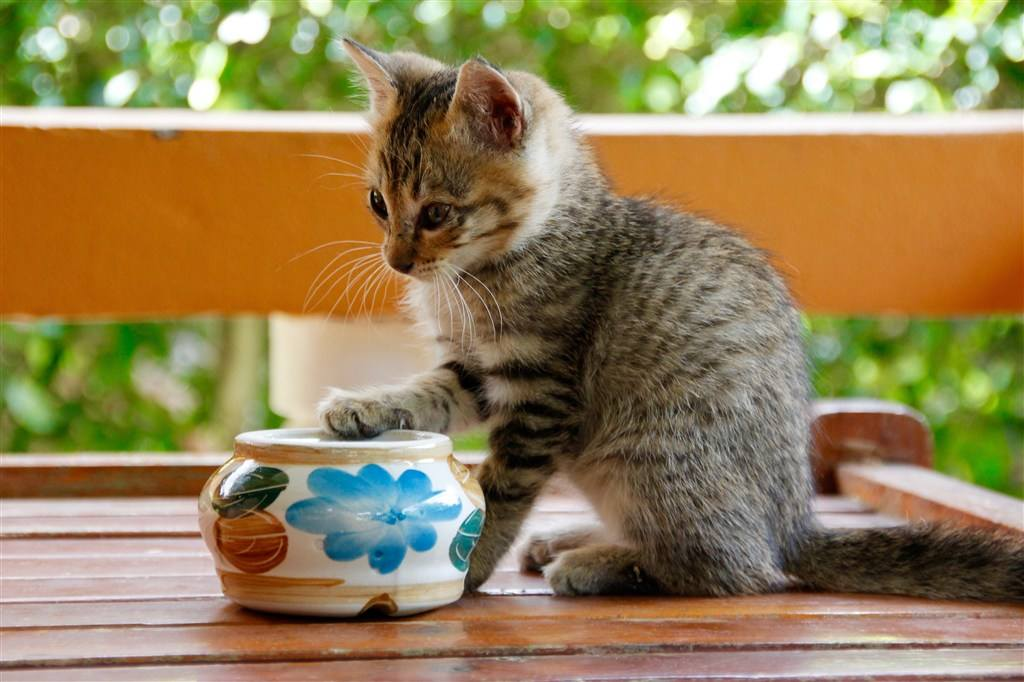
#> input picture img/cat2.jpeg, 1024 x 682 px
$ python 08_imgMask_demo.py
#> lines starting #> are read from the running program, lines starting #| are printed output that depends on the picture
import numpy as np
import cv2 as cv
from matplotlib import pyplot as plt

# 1. img in grayscale
img = cv.imread('img/cat2.jpeg', 0)
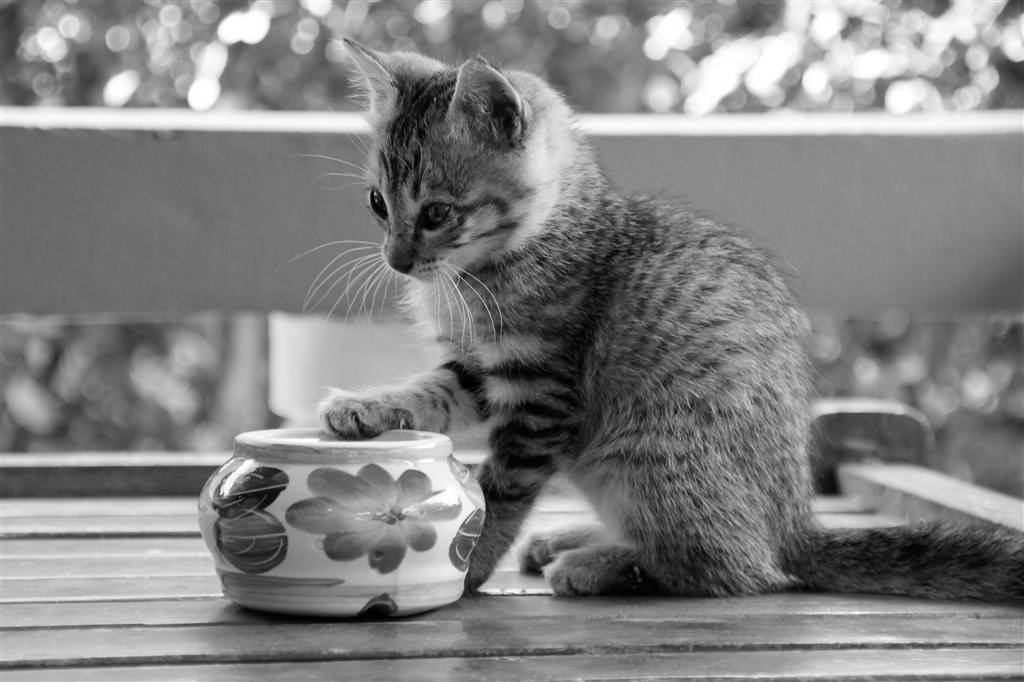
#> img: shape (682, 1024); min 0, max 255, mean 130.2
# 2. mask
mask = np.zeros(img.shape[:2], np.uint8)
mask[400:650, 200:500] = 255
# 3. mask img
masked_img = cv.bitwise_and(img, img, mask=mask)
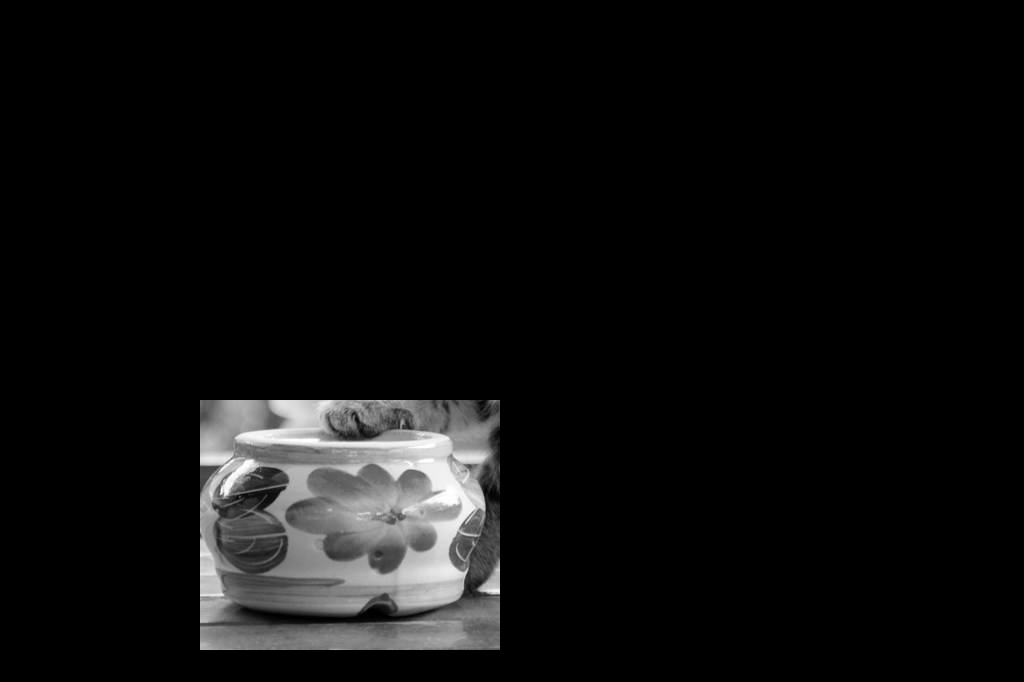
#> masked_img: shape (682, 1024); min 0, max 255, mean 13.9
# 4. calculate
mask_hist = cv.calcHist([img], [0], mask, [256], [1, 256])
#> mask_hist = 256 values, max 622 at index 124, min 0 at index 255, mean 292.4
# 5. show
fig, axes = plt.subplots(nrows=2, ncols=2, figsize=(10, 8))
axes[0, 0].imshow(img, cmap=plt.cm.gray)
axes[0, 0].set_title("origin")
axes[0, 1].imshow(mask, cmap=plt.cm.gray)
axes[0, 1].set_title("Mask")
axes[1, 0].imshow(masked_img, cmap=plt.cm.gray)
axes[1, 0].set_title("Masked")
axes[1, 1].plot(mask_hist)
axes[1, 1].grid()
axes[1, 1].set_title("grayscale")
plt.show()
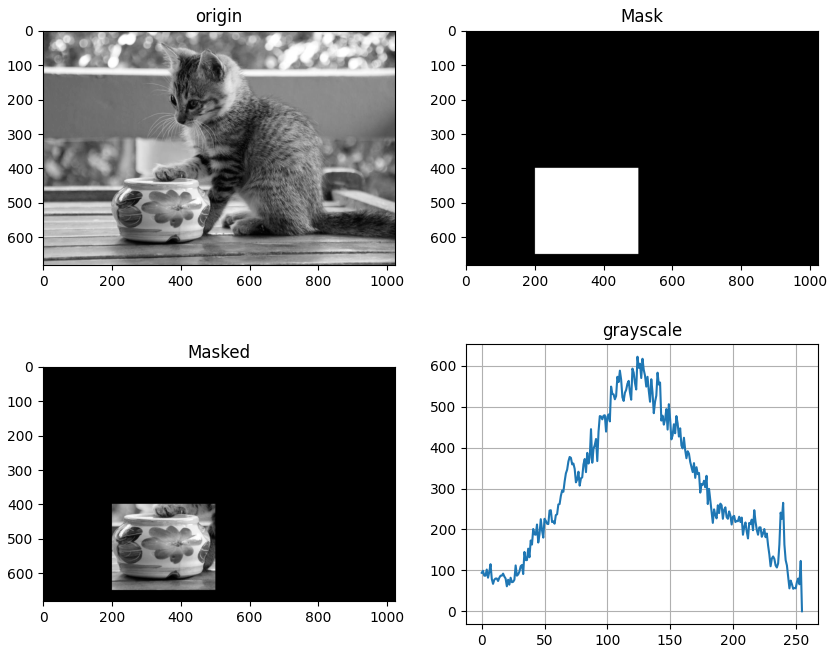
#> figure drawn by matplotlib, 4 panels; panel 4: curve peaks at x = 124, y = 622

$ run again, with img/Hippopx.jpg copied over img/cat2.jpeg
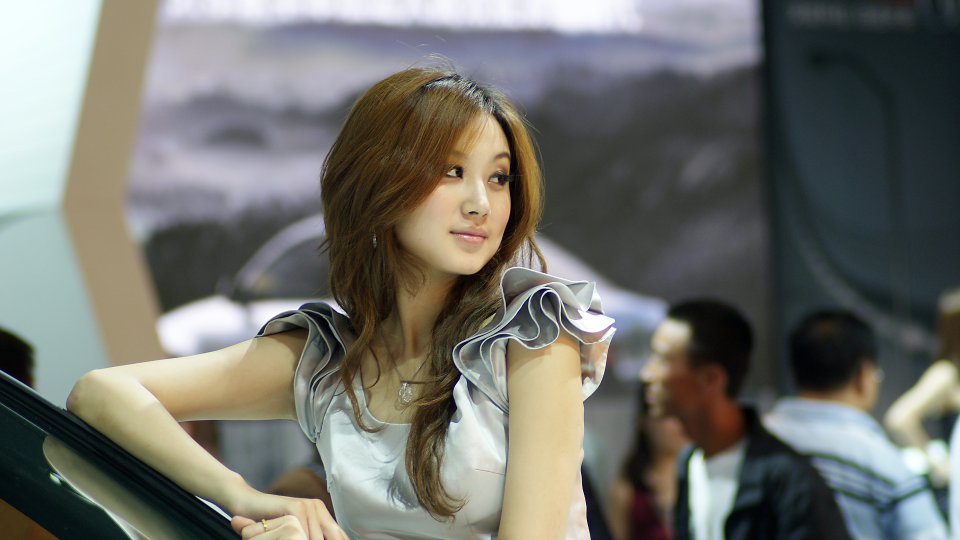
#> input picture img/Hippopx.jpg, 1920 x 1080 px (shown at 1/2 size)
#> `masked_img = cv.bitwise_and(img, img, mask=mask)`:
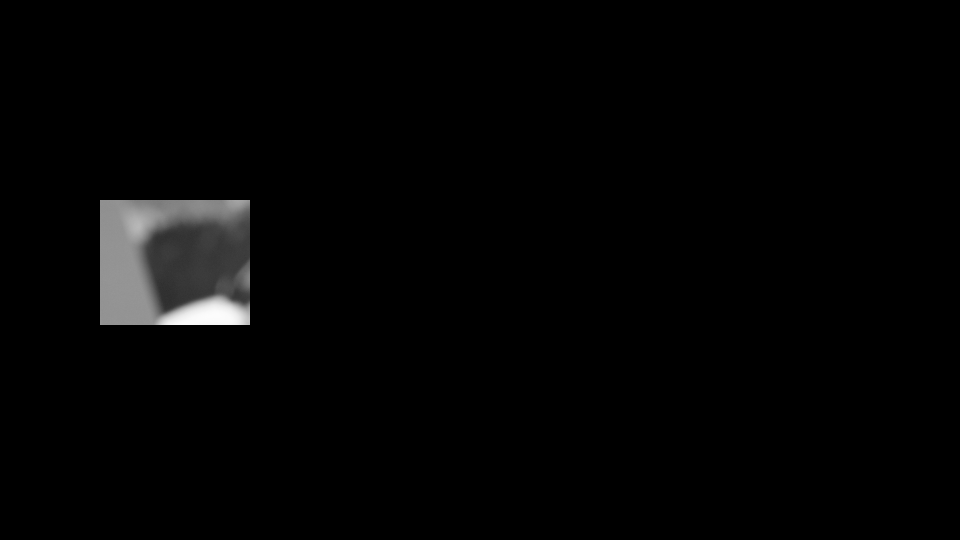
#> masked_img: shape (1080, 1920) (shown at 1/2 size); min 0, max 253, mean 4.2
#> mask_hist = 256 values, max 4792 at index 146, min 0 at index 0, mean 293
#> `plt.show()`:
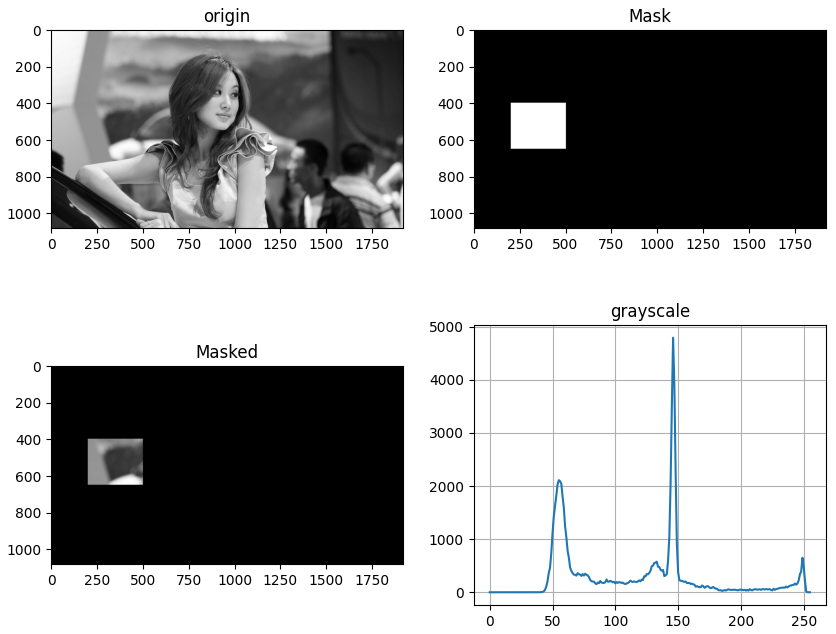
#> figure drawn by matplotlib, 4 panels; panel 4: curve peaks at x = 146, y = 4792

$ run again, with img/cat0.png saved as img/cat2.jpeg
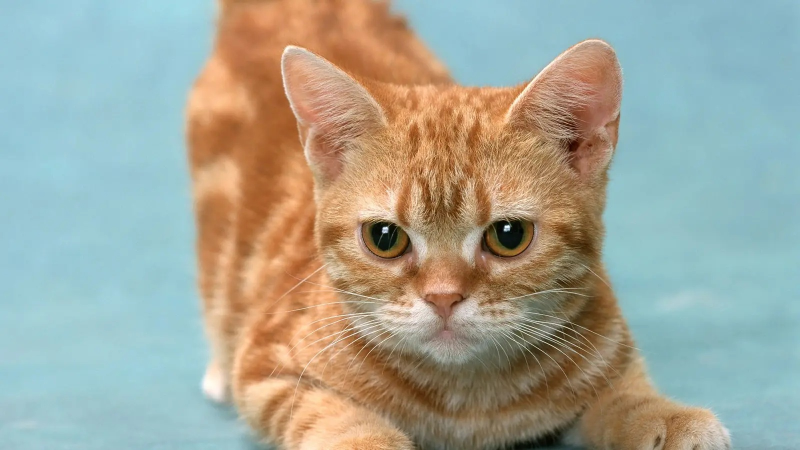
#> input picture img/cat0.png, 1600 x 900 px (shown at 1/2 size)
#> `masked_img = cv.bitwise_and(img, img, mask=mask)`:
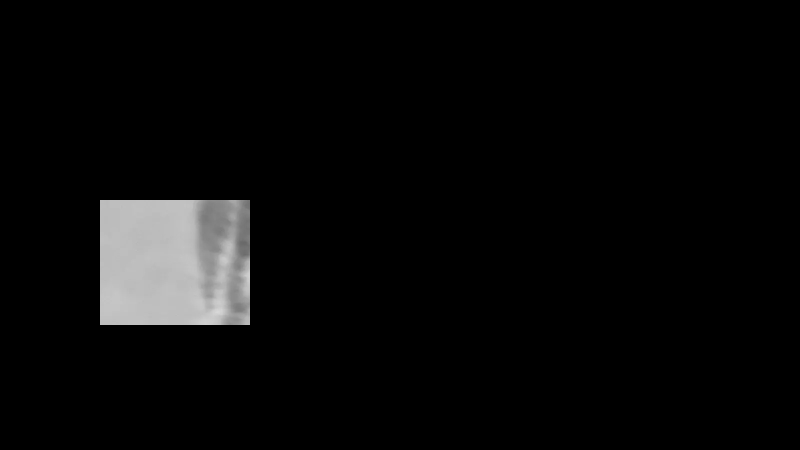
#> masked_img: shape (900, 1600) (shown at 1/2 size); min 0, max 217, mean 9.3
#> mask_hist = 256 values, max 11272 at index 189, min 0 at index 0, mean 293
#> `plt.show()`:
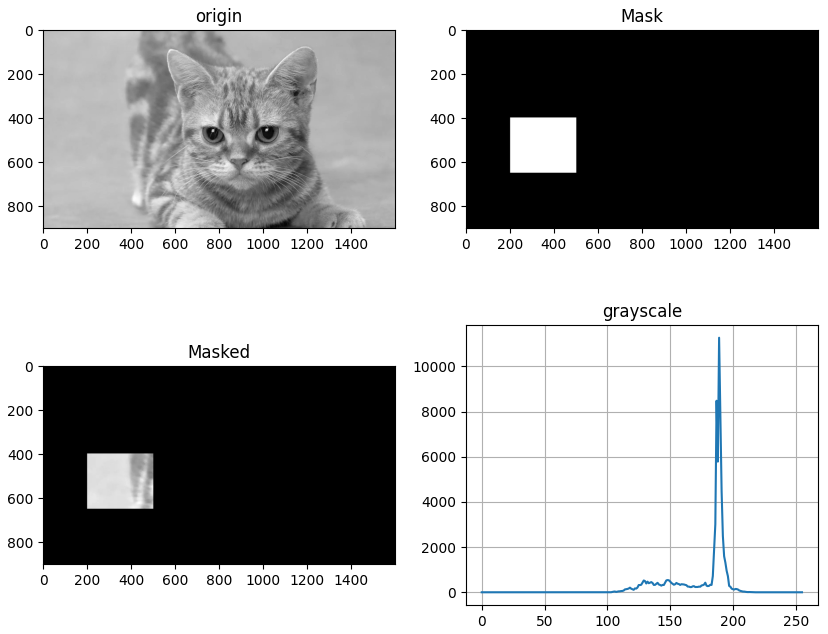
#> figure drawn by matplotlib, 4 panels; panel 4: curve peaks at x = 189, y = 11272
